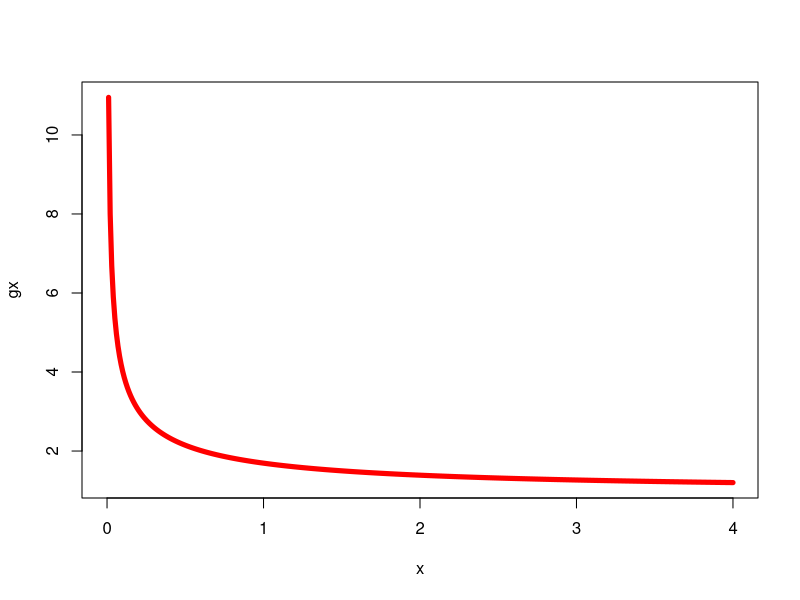
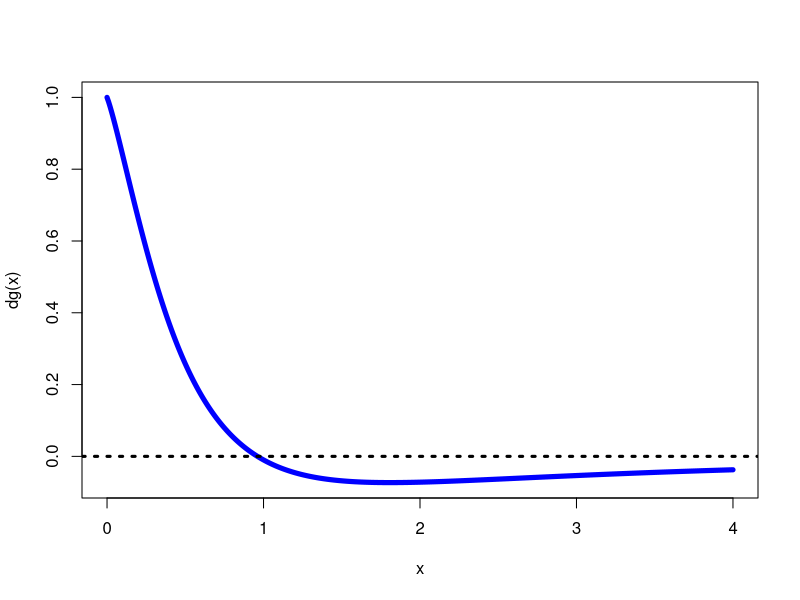

The R script that drew these images, in order:
## ---- chunk 1
g = function(x){
  gx = log(x + 1) / x ^ 1.5 + 1
  return(gx)
}

dg = function(x){
  dux = 1 / (x+1)
  ux = log(x+1)
  dvx = 1.5 * sqrt(x)
  vx = x ^ 1.5 + 1
  dg = (dux*vx - dvx*ux) / (vx) ^ 2
  return(dg)
}

estimate_d2g = function(xt, xt_1){
  return((dg(xt) - dg(xt_1)) / (xt - xt_1))
}

bisection = function(a = 0.8, intervals, threshold) {
  est_list = vector("list", length(intervals))
  for (i in seq_along(intervals)) {
    b = a + intervals[i]
    mid = (a + b) / 2
    while (abs(a - b) > threshold) {
      xt = (a + b) / 2
      dgxt = dg(xt)
      dga = dg(a)
      dgb = dg(b)
      
      if (dga * dgxt <= 0) {
        b = xt
      } else if (dgb * dgxt < 0) {
        a = xt
      }
      
      if (abs(a - b) <= threshold) break
    }
    est_list[[i]] = (a + b) / 2
    
  }
  return(unlist(est_list))
}

secant = function(start, threshold) {
  xt1_list = vector("list", length(start))
  for (x0 in start) {
    xt = x0
    xt_1 = x0 - threshold
    while (TRUE) {
      if(xt < 0){
        print("second order derivatives is less than 0")
        break
      }
      xt1 = xt - dg(xt) / estimate_d2g(xt, xt_1)
      if (abs(xt1 - xt) < threshold) {
        break
      }
      xt_1 = xt
      xt = xt1
    }
    xt1_list[[which(start == x0)]] = xt
  }
  return(unlist(xt1_list))
}


## ---- chunk 2
x = seq(from = 0, to = 4, by = 0.01)
gx = g(x)
plot(x=x, y=gx, type="l", col = "red",lwd = 5)
# points(x=est_secant, y=g(est_secant))

plot(x=x, y=dg(x), type = "l", col = "blue",lwd = 5)
abline(a = 0, b = 0, lwd = 3, lty = 3) 
# points(x=est_secant, y=dg(est_secant))
## ---- chunk 3
intervals = seq(from = 0.2, to = 2, by = 0.1)
start = seq(from = 0.2, to = 1.3, by = 0.01)
est_bisection = bisection(intervals = intervals, threshold = 0.01)
est_secant = secant(start = start, threshold = 0.01)
